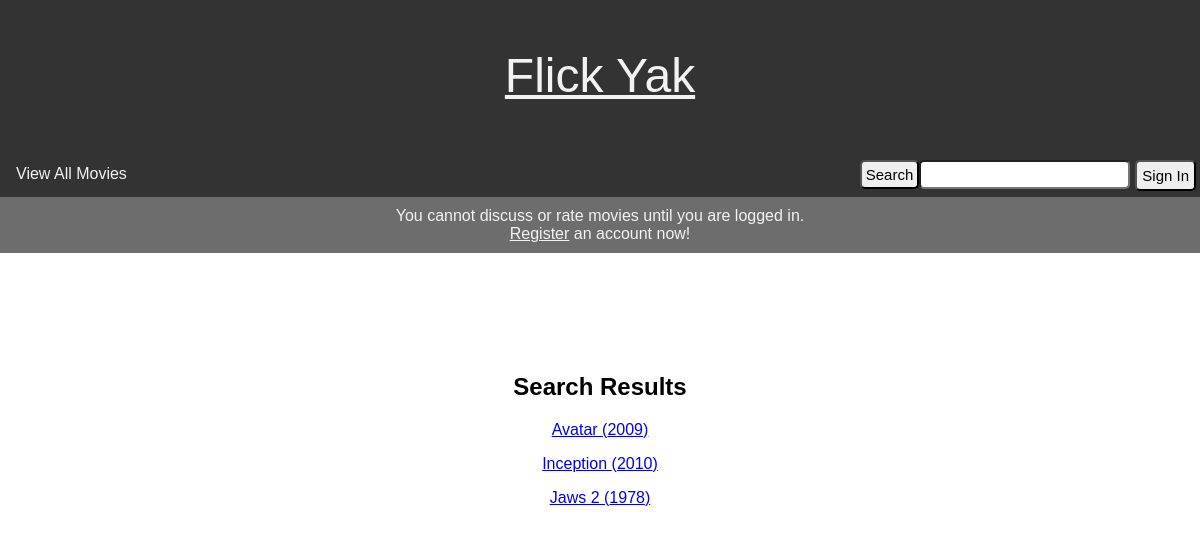
The app's page /views/public/all_movies.php with its own data.
### tables this page shows
CREATE TABLE `movie` (
  `movie_id` int(11) NOT NULL,
  `movie_name` varchar(100) NOT NULL,
  `release_year` int(11) DEFAULT NULL,
  `director` varchar(100) NOT NULL,
  `writers` varchar(100) NOT NULL,
  `duration` int(11) NOT NULL,
  `summary` varchar(10000) NOT NULL
);

### views/public/all_movies.php (the view, shortened to what this page needs)
<?php
require '../../src/connect_db.php';
$results = $db->query("SELECT * FROM movie ORDER BY movie_name");
require_once '../common/head.php';
require_once '../common/nav.php';
echo '<h2>Search Results</h2>';
if ($results -> rowCount() > 0) {
foreach ($results as $row) {
    echo '<p><a href="../public/movie_details.php?id=' . $row['movie_id'] . '">'
        . $row['movie_name'] . ' (' . $row['release_year'] . ')</a>';
    if (isset($_SESSION['access_level']) && $_SESSION['access_level'] == 'admin') {
        echo ' <a onclick="return confirmDelete();" href="../admin/delete_movie.php?id=' . $row['movie_id'] . '">delete</a>';
    } else {
        echo '</p>';
    }
}
}else {
    echo 'No Movies';
}
echo '</div></body></html>';

### css/main.css (style rules this page uses)
body { margin: 0; font-family: Arial; }

### records on screen
movie: movie_name "Avatar", release_year "2009"
movie: movie_name "Inception", release_year "2010"
movie: movie_name "Jaws 2", release_year "1978"
